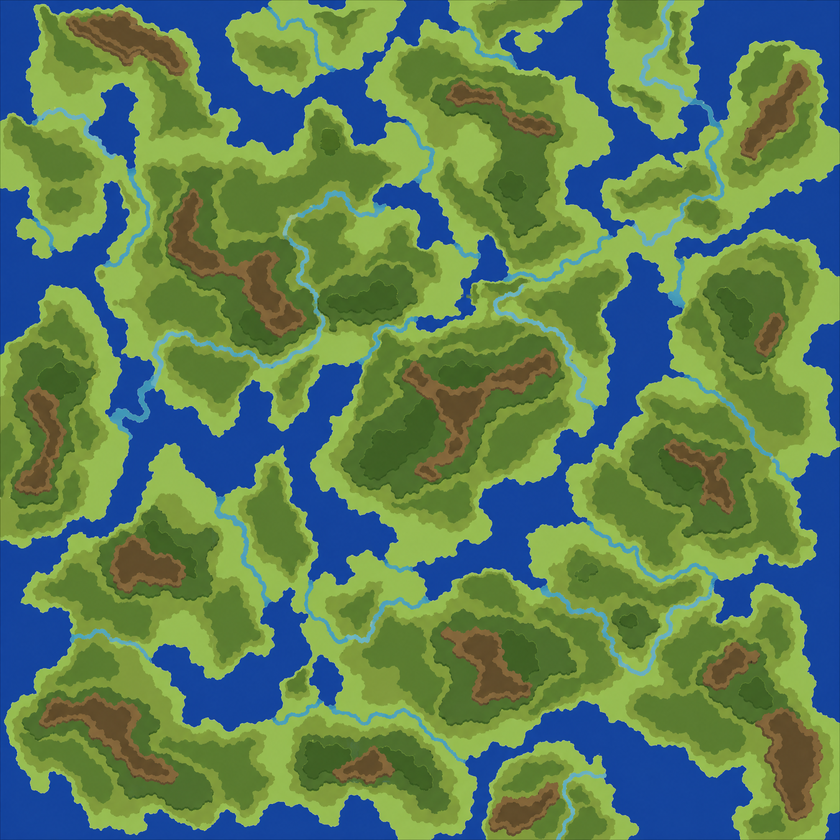
#> input picture y3-maker-config/skills/y3-gen-terrain-from-image/output/07/cropped.png, 840 x 840 px, shrunk from 2048 x 2048 before the run
$ python cv_cluster.py ../output/07/cropped.png
#> lines starting #> are read from the running program, lines starting #| are printed output that depends on the picture
#!/usr/bin/env python3
# -*- coding: utf-8 -*-
import sys, io
sys.stdout = io.TextIOWrapper(sys.stdout.buffer, encoding='utf-8', errors='replace')
sys.stderr = io.TextIOWrapper(sys.stderr.buffer, encoding='utf-8', errors='replace')
"""
cv_cluster.py — Phase 1: CV 聚类

对图片做 K-means 聚类，输出：
  - palette.json  — 每个簇的 HSV/BGR 值、像素占比
  - palette.png   — 色板可视化图片
  - cluster_preview.png — 像素分辨率预览图（每像素用簇的平均颜色着色）
  - labels.npy    — 高分辨率聚类标签矩阵（供 cv_downsample.py 使用）

用法:
  python cv_cluster.py <image_path> --k 15 --output-dir <dir> [--crop x1,y1,x2,y2] [--no-auto-crop]

注意: 本脚本不做下采样，不需要地图尺寸参数。
      下采样由 cv_downsample.py 完成。
"""

import json
import sys
import os
import argparse
import numpy as np
import cv2


def load_and_crop(image_path, crop_str=None, auto_crop=True):
    """读取图片，支持手动裁剪和自动裁剪边缘文字区域"""
    if not os.path.exists(image_path):
        print(f"[ERROR] 图片不存在: {image_path}")
        sys.exit(1)
    img = cv2.imread(image_path, cv2.IMREAD_COLOR)
    if img is None:
        print(f"[ERROR] 无法读取图片: {image_path}")
        sys.exit(1)
    print(f"  原始尺寸: {img.shape[1]}x{img.shape[0]}")

    if crop_str:
        parts = [int(x) for x in crop_str.split(",")]
        x1, y1, x2, y2 = parts
        img = img[y1:y2, x1:x2]
        print(f"  手动裁剪后: {img.shape[1]}x{img.shape[0]}")
    elif auto_crop:
        img = auto_crop_borders(img)

    return img


def auto_crop_borders(img):
    """
    自动检测并裁剪图片四条边的文字说明/图例/纯色边框区域。

    原理：对每条边做逐行/逐列扫描，检测两个特征：
    1. 颜色方差极低（纯色背景条带，如白底、黑底、灰底）
    2. 高对比度文字特征（大面积浅色背景中夹杂深色像素，或反之）

    从边缘向内扫描，一旦遇到"丰富颜色行/列"就停止裁剪。
    安全阈值：最多裁掉每条边 30% 的宽/高，防止误裁地图主体。
    """
    h, w = img.shape[:2]
    gray = cv2.cvtColor(img, cv2.COLOR_BGR2GRAY)
    hsv = cv2.cvtColor(img, cv2.COLOR_BGR2HSV)
    sat = hsv[:, :, 1]  # 饱和度通道

    max_crop_ratio = 0.30  # 每条边最多裁 30%

    sat_threshold = 25
    std_threshold = 60
    min_sat_rich = 30

    def is_border_strip(strip_gray, strip_sat):
        """判断一条行/列像素是否属于边框/文字区域"""
        mean_sat = np.mean(strip_sat)
        std_gray = np.std(strip_gray)

        if mean_sat < sat_threshold:
            return True
        if mean_sat < min_sat_rich and std_gray < 15:
            return True
        return False

    # --- 扫描上边 ---
    top = 0
    max_top = int(h * max_crop_ratio)
    for y in range(max_top):
        if is_border_strip(gray[y, :], sat[y, :]):
            top = y + 1
        else:
            break

    # --- 扫描下边 ---
    bottom = h
    max_bottom = h - int(h * max_crop_ratio)
    for y in range(h - 1, max_bottom - 1, -1):
        if is_border_strip(gray[y, :], sat[y, :]):
            bottom = y
        else:
            break

    # --- 扫描左边 ---
    left = 0
    max_left = int(w * max_crop_ratio)
    for x in range(max_left):
        if is_border_strip(gray[:, x], sat[:, x]):
            left = x + 1
        else:
            break

    # --- 扫描右边 ---
    right = w
    max_right = w - int(w * max_crop_ratio)
    for x in range(w - 1, max_right - 1, -1):
        if is_border_strip(gray[:, x], sat[:, x]):
            right = x
        else:
            break

    # 应用裁剪
    if top > 0 or bottom < h or left > 0 or right < w:
        crop_area = (right - left) * (bottom - top)
        orig_area = w * h
        if crop_area < orig_area * 0.4:
            print(f"  ⚠️ 自动裁剪面积过大 ({100 - crop_area*100/orig_area:.0f}%)，跳过自动裁剪")
            return img

        print(f"  🔍 自动裁剪检测: 上={top}px 下={h-bottom}px 左={left}px 右={w-right}px")
        img = img[top:bottom, left:right]
        print(f"  ✂️ 自动裁剪后: {img.shape[1]}x{img.shape[0]}")
    else:
        print(f"  ✅ 未检测到边缘文字区域，无需裁剪")

    return img


def kmeans_cluster(img, k, hsv_weights=(2.0, 1.0, 0.3)):
    """对 BGR 图像做 K-means 聚类，返回 (labels_2d, centers_bgr, centers_hsv)

    Args:
        img: BGR 图像
        k: 聚类数
        hsv_weights: HSV 通道权重 (w_h, w_s, w_v)，明度(V)降权可减少
                     深浅（高度信息）对聚类的影响，使色相主导聚类结果。
    """
    hsv = cv2.cvtColor(img, cv2.COLOR_BGR2HSV)
    h, w = hsv.shape[:2]
    pixels = hsv.reshape(-1, 3).astype(np.float32)

    # 应用 HSV 通道权重：H 主导聚类，V 降权（深浅=高度信息，非纹理差异）
    weights = np.array(hsv_weights, dtype=np.float32)
    weighted_pixels = pixels * weights
    print(f"  HSV 权重: H={hsv_weights[0]}, S={hsv_weights[1]}, V={hsv_weights[2]}")

    criteria = (cv2.TERM_CRITERIA_EPS + cv2.TERM_CRITERIA_MAX_ITER, 100, 1.0)
    _, labels, centers_hsv = cv2.kmeans(
        weighted_pixels, k, None, criteria, attempts=10, flags=cv2.KMEANS_PP_CENTERS
    )
    labels_2d = labels.flatten().reshape(h, w)

    # 计算每个簇的 BGR 中心（用于预览着色）
    centers_bgr = []
    for i in range(k):
        mask = (labels_2d == i)
        if mask.sum() > 0:
            mean_bgr = img[mask].mean(axis=0).astype(np.uint8)
            centers_bgr.append(mean_bgr)
        else:
            centers_bgr.append(np.array([128, 128, 128], dtype=np.uint8))

    return labels_2d, np.array(centers_bgr), centers_hsv


def generate_preview(labels_2d, centers_bgr, output_path):
    """生成像素分辨率预览图，每像素用该簇的真实平均颜色着色"""
    h, w = labels_2d.shape
    preview = np.zeros((h, w, 3), dtype=np.uint8)
    for i, bgr in enumerate(centers_bgr):
        mask = (labels_2d == i)
        preview[mask] = bgr
    cv2.imwrite(output_path, preview)
    print(f"  预览图: {output_path}")


def generate_labeled_preview(labels_2d, centers_bgr, output_path):
    """生成带簇 ID 标注的预览图。

    在每个簇的最大连通区域的质心位置叠加簇 ID 数字，
    方便用户对照 palette 表格确认每个簇在图上的位置。
    文字使用对比色（亮底黑字、暗底白字）确保可读性。
    """
    h, w = labels_2d.shape
    k = len(centers_bgr)

    # 先画底图
    preview = np.zeros((h, w, 3), dtype=np.uint8)
    for i, bgr in enumerate(centers_bgr):
        mask = (labels_2d == i)
        preview[mask] = bgr

    # 根据图片尺寸自适应字号
    font = cv2.FONT_HERSHEY_SIMPLEX
    base_dim = min(h, w)
    if base_dim >= 800:
        font_scale = 1.2
        thickness = 3
    elif base_dim >= 400:
        font_scale = 0.8
        thickness = 2
    else:
        font_scale = 0.5
        thickness = 1

    for i in range(k):
        mask_i = (labels_2d == i).astype(np.uint8)
        if mask_i.sum() == 0:
            continue

        # 找到该簇最大连通区域的质心
        num_cc, cc_labels, stats, centroids = cv2.connectedComponentsWithStats(
            mask_i, connectivity=8)

        if num_cc <= 1:
            continue

        # stats: [x, y, w, h, area], 跳过 label=0 (背景)
        areas = stats[1:, cv2.CC_STAT_AREA]
        largest_cc_idx = areas.argmax() + 1  # +1 因为跳过了背景
        cx, cy = centroids[largest_cc_idx]
        cx, cy = int(cx), int(cy)

        # 确保标注不超出图片边界
        cx = max(10, min(cx, w - 10))
        cy = max(20, min(cy, h - 10))

        # 文字对比色：亮底用黑字，暗底用白字
        bgr = centers_bgr[i]
        brightness = int(bgr[0]) * 0.114 + int(bgr[1]) * 0.587 + int(bgr[2]) * 0.299
        text_color = (0, 0, 0) if brightness > 128 else (255, 255, 255)
        outline_color = (255, 255, 255) if brightness > 128 else (0, 0, 0)

        label_text = str(i)
        # 先画轮廓（提高可读性）
        cv2.putText(preview, label_text, (cx - 5, cy + 5),
                    font, font_scale, outline_color, thickness + 2)
        # 再画正文
        cv2.putText(preview, label_text, (cx - 5, cy + 5),
                    font, font_scale, text_color, thickness)

    cv2.imwrite(output_path, preview)
    print(f"  标注预览图: {output_path}")


def generate_palette(k, centers_bgr, centers_hsv, labels_2d, output_path):
    """生成色板信息图 + JSON，展示每个簇的颜色、HSV 值、占比"""
    total = labels_2d.size
    flat = labels_2d.flatten()

    clusters_info = []
    for i in range(k):
        count = int((flat == i).sum())
        pct = count * 100.0 / total
        bgr = centers_bgr[i]
        hsv = centers_hsv[i]
        clusters_info.append({
            "cluster_id": i,
            "bgr": [int(bgr[0]), int(bgr[1]), int(bgr[2])],
            "rgb": [int(bgr[2]), int(bgr[1]), int(bgr[0])],
            "hsv_opencv": [float(hsv[0]), float(hsv[1]), float(hsv[2])],
            "hsv_human": {
                "h": round(float(hsv[0]) * 2, 1),  # 0-360
                "s": round(float(hsv[1]) / 2.55, 1),  # 0-100%
                "v": round(float(hsv[2]) / 2.55, 1)   # 0-100%
            },
            "count": count,
            "percentage": round(pct, 1)
        })

    # 按占比排序
    clusters_info.sort(key=lambda x: -x["percentage"])

    # 输出 JSON
    json_path = output_path.replace(".png", ".json")
    with open(json_path, "w", encoding="utf-8") as f:
        json.dump(clusters_info, f, indent=2, ensure_ascii=False)
    print(f"  色板 JSON: {json_path}")

    # 生成色板图片
    swatch_h = 40
    swatch_w = 60
    text_w = 320
    img_h = k * swatch_h + 20
    img_w = swatch_w + text_w + 20
    palette_img = np.ones((img_h, img_w, 3), dtype=np.uint8) * 255

    for idx, ci in enumerate(clusters_info):
        y = idx * swatch_h + 10
        bgr = ci["bgr"]
        cv2.rectangle(palette_img, (10, y), (10 + swatch_w, y + swatch_h - 4),
                       (int(bgr[0]), int(bgr[1]), int(bgr[2])), -1)
        cv2.rectangle(palette_img, (10, y), (10 + swatch_w, y + swatch_h - 4),
                       (0, 0, 0), 1)

        hsv_h = ci["hsv_human"]
        text = f"#{ci['cluster_id']:2d}  H={hsv_h['h']:5.1f} S={hsv_h['s']:4.1f}% V={hsv_h['v']:4.1f}%  {ci['percentage']:4.1f}%"
        cv2.putText(palette_img, text, (10 + swatch_w + 8, y + 25),
                    cv2.FONT_HERSHEY_SIMPLEX, 0.42, (0, 0, 0), 1)

    cv2.imwrite(output_path, palette_img)
    print(f"  色板图片: {output_path}")

    # 控制台输出
    print(f"\n  簇色板 (K={k}):")
    for ci in clusters_info:
        h = ci["hsv_human"]
        bar = "█" * max(1, int(ci["percentage"] / 2))
        print(f"    簇{ci['cluster_id']:2d}: H={h['h']:5.1f}° S={h['s']:4.1f}% V={h['v']:4.1f}%  "
              f"{ci['percentage']:5.1f}% {bar}")

    return clusters_info


def main():
    parser = argparse.ArgumentParser(description="CV 聚类 Phase 1 — 聚类 + 预览 + 色板 + labels.npy")
    parser.add_argument("image_path", help="图片路径")
    parser.add_argument("--k", type=int, default=15, help="K-means 聚类数 (默认 15)")
    parser.add_argument("--crop", default=None, help="手动裁剪区域 x1,y1,x2,y2（优先于自动裁剪）")
    parser.add_argument("--no-auto-crop", action="store_true", help="禁用自动裁剪边缘文字区域")
    parser.add_argument("--hsv-weights", default="2.0,1.0,0.3",
                        help="HSV 通道权重 h,s,v（默认 2.0,1.0,0.3，V降权减少深浅对聚类的影响）")
    parser.add_argument("--output-dir", default=".", help="输出目录")
    args = parser.parse_args()

    os.makedirs(args.output_dir, exist_ok=True)

    # Step 1: 读取图片（自动裁剪边缘文字/图例）
    print("[Step 1] 读取图片 ...")
    img = load_and_crop(args.image_path, args.crop, auto_crop=not args.no_auto_crop)
#> in load_and_crop, img is the input picture: shape (840, 840, 3); mean B, G, R 87.4, 127.1, 93.7
#> in auto_crop_borders, `sat = hsv[:, :, 1]`:
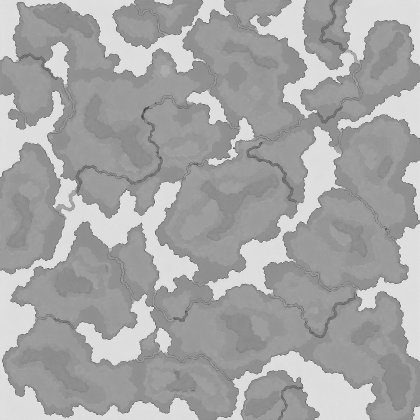
#> sat: shape (840, 840) (shown at 1/2 size); min 35, max 255, mean 165.7
#> the loop in auto_crop_borders, `for y in range(max_top):` made 1 pass
#> (mean_sat in is_border_strip, std_gray in is_border_strip) on pass 1: (192.6, 37.31)
#> the loop in auto_crop_borders, `for y in range(h - 1, max_bottom - 1, -1):` made 1 pass
#> (mean_sat in is_border_strip, std_gray in is_border_strip) on pass 1: (197.5, 34.29)
#> the loop in auto_crop_borders, `for x in range(max_left):` made 1 pass
#> (mean_sat in is_border_strip, std_gray in is_border_strip) on pass 1: (201.1, 33.36)
#> the loop in auto_crop_borders, `for x in range(w - 1, max_right - 1, -1):` made 1 pass
#> (mean_sat in is_border_strip, std_gray in is_border_strip) on pass 1: (207.8, 36.32)

    # Step 1b: 保存裁剪后的图片（供后续 Round 使用）
    cropped_path = os.path.join(args.output_dir, "cropped.png")
    cv2.imwrite(cropped_path, img)
    print(f"  裁剪后图片已保存: {cropped_path} ({img.shape[1]}x{img.shape[0]})")

    # Step 2: K-means 聚类
    print(f"\n[Step 2] K-means 聚类 (K={args.k}) ...")
    hsv_weights = tuple(float(x) for x in args.hsv_weights.split(","))
    labels_2d, centers_bgr, centers_hsv = kmeans_cluster(img, args.k, hsv_weights)
#> in kmeans_cluster, `_, labels, centers_hsv = cv2.kmeans( weighted_pixels, k, None, criteri..`: centers_hsv = 15 rows, first 8: [214.5, 183.3, 49.03], [76.43, 155.3, 46.41], [192.6, 117.3, 53.66], [89.84, 149.3, 33.08], [37.98, 139.8, 29.19], [219.5, 221.3, 46.96], [80.89, 143.7, 56.42], [123.3, 68.74, 50.05]
#> in kmeans_cluster, `labels_2d = labels.flatten().reshape(h, w)`:
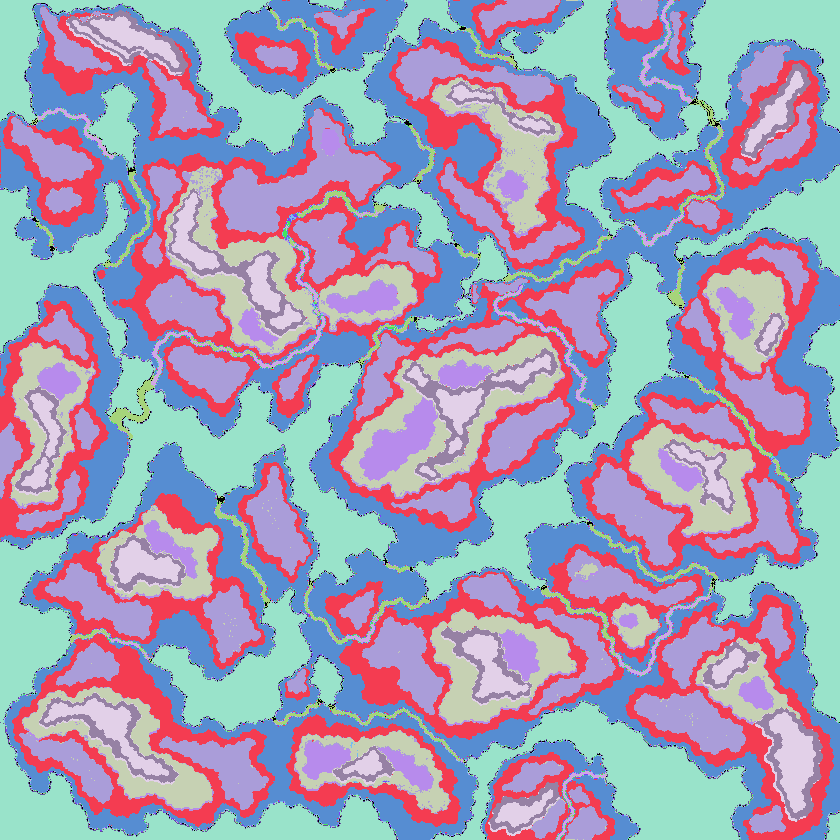
#> labels_2d: shape (840, 840) int32; 15 distinct labels, from 0 to 14; one colour per label, 0 black
#> the loop in kmeans_cluster, `for i in range(k):` made 15 passes
#> mean_bgr on passes 1 to 4: [163, 96, 45], [60, 154, 128], [178, 161, 96], [45, 110, 78]
#> pass 1, in kmeans_cluster, `mask = (labels_2d == i)`:
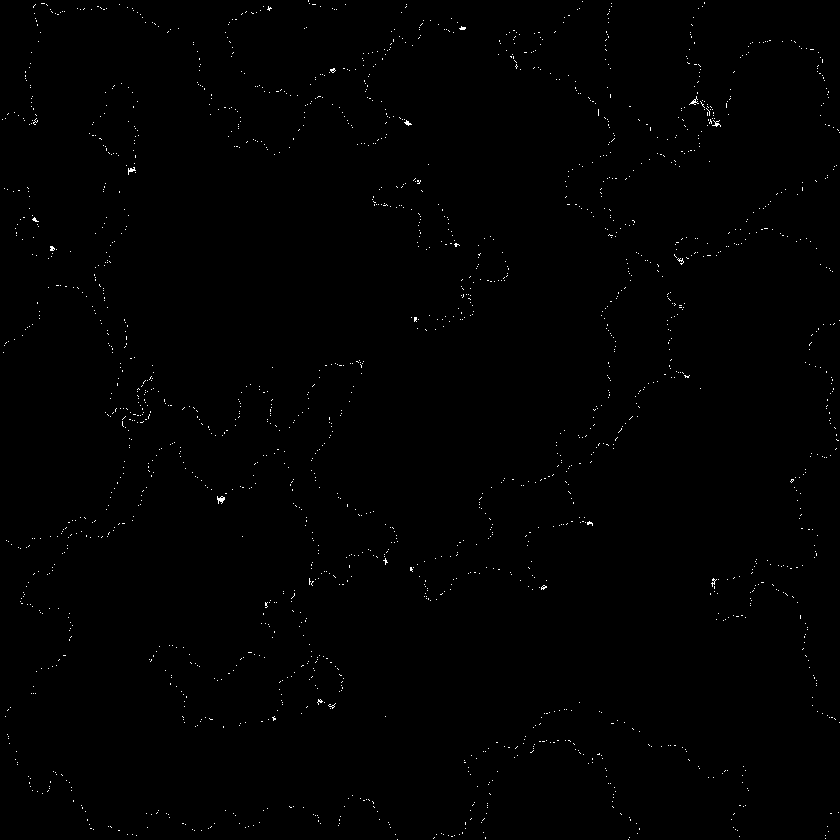
#> mask: shape (840, 840) bool; 0.42% white in thin lines or dots
#> after the loop in kmeans_cluster, `for i in range(k):`: centers_bgr = [[163, 96, 45], [60, 154, 128], [178, 161, 96], [45, 110, 78], [43, 77, 97], [156, 67, 20], [82, 188, 151], [127, 166, 125], [106, 180, 144], [58, 101, 129], [48, 123, 90], [181, 150, 73], [147, 155, 107], [36, 96, 63], [159, 60, 12]]
#> centers_bgr = 15 rows, first 8: [163, 96, 45], [60, 154, 128], [178, 161, 96], [45, 110, 78], [43, 77, 97], [156, 67, 20], [82, 188, 151], [127, 166, 125]

    # Step 3: 保存 labels.npy（高分辨率聚类标签）
    print(f"\n[Step 3] 保存 labels.npy ...")
    labels_path = os.path.join(args.output_dir, "labels.npy")
    np.save(labels_path, labels_2d.astype(np.int32))
    print(f"  labels.npy: {labels_path}  shape={labels_2d.shape} dtype=int32")

    # Step 4: 保存 centers（供 downsample 使用）
    centers_bgr_path = os.path.join(args.output_dir, "centers_bgr.npy")
    np.save(centers_bgr_path, centers_bgr)
    print(f"  centers_bgr.npy: {centers_bgr_path}")

    # Step 5: 生成像素分辨率预览图
    print(f"\n[Step 4] 生成预览图 ...")
    generate_preview(labels_2d, centers_bgr,
                     os.path.join(args.output_dir, "cluster_preview.png"))
#> the loop in generate_preview, `for i, bgr in enumerate(centers_bgr):` made 15 passes

    # Step 5b: 生成带簇 ID 标注的预览图
    print(f"\n[Step 4b] 生成标注预览图 ...")
    generate_labeled_preview(labels_2d, centers_bgr,
                             os.path.join(args.output_dir, "cluster_preview_labeled.png"))
#> in generate_labeled_preview, `k = len(centers_bgr)`: k = 15
#> the loop in generate_labeled_preview, `for i, bgr in enumerate(centers_bgr):` made 15 passes
#> the loop in generate_labeled_preview, `for i in range(k):` made 15 passes
#> (num_cc, largest_cc_idx, cx, cy, bgr, brightness, text_color, outline_color) on passes 1 to 3: (1934, 1239, 220, 499, [163, 96, 45], 88.39, (255, 255, 255), (0, 0, 0)), (1001, 819, 139, 737, [60, 154, 128], 135.5, (0, 0, 0), (255, 255, 255)), (2063, 821, 546, 340, [178, 161, 96], 143.5, (0, 0, 0), (255, 255, 255))
#> after the loop in generate_labeled_preview, `for i in range(k):`:
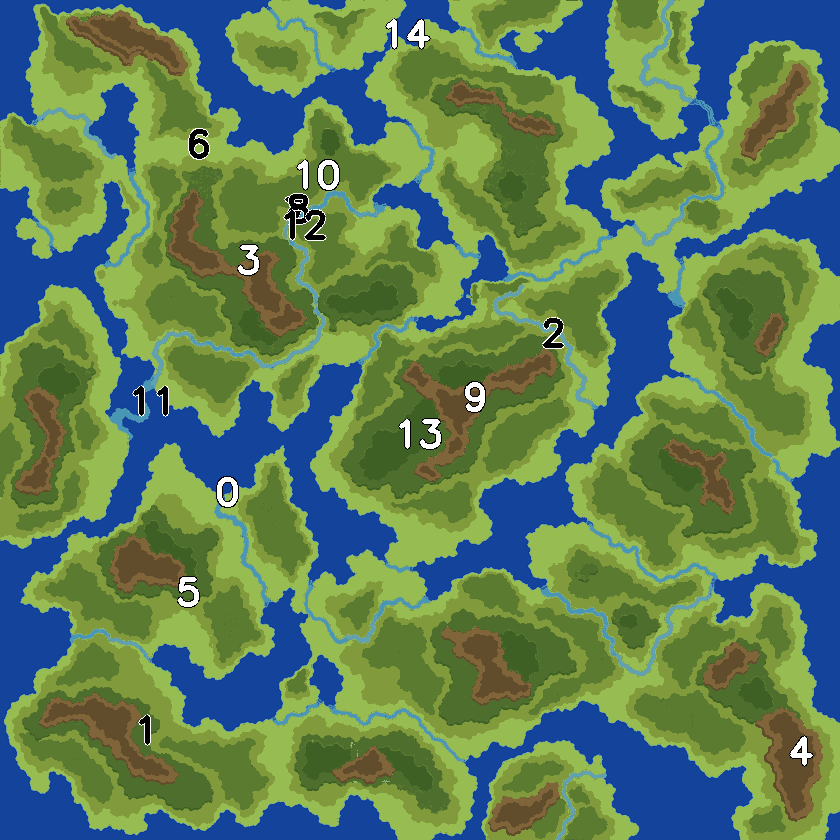
#> preview: shape (840, 840, 3); mean of channels 0, 1, 2 87.7, 126.7, 93.7; drawn as B, G, R

    # Step 6: 生成色板
    print(f"\n[Step 5] 生成色板 ...")
    generate_palette(
        args.k, centers_bgr, centers_hsv, labels_2d,
        os.path.join(args.output_dir, "palette.png")
    )
#> the loop in generate_palette, `for i in range(k):` made 15 passes
#> (count, pct, bgr, hsv) on passes 1 to 4: (2989, 0.424, [163, 96, 45], [214.5, 183.3, 49.03]), (124409, 17.63, [60, 154, 128], [76.43, 155.3, 46.41]), (6803, 0.964, [178, 161, 96], [192.6, 117.3, 53.66]), (57507, 8.15, [45, 110, 78], [89.84, 149.3, 33.08])
#> after the loop in generate_palette, `for i in range(k):`: clusters_info = 15 items
#> the loop in generate_palette, `for idx, ci in enumerate(clusters_info):` made 15 passes
#> (y, bgr, text) on passes 2, 3, 4, 7: (50, [82, 188, 151], '# 6  H=161.8 S=56.4% V=22.1%  21.4%'), (90, [60, 154, 128], '# 1  H=152.9 S=60.9% V=18.2%  17.6%'), (130, [48, 123, 90], '#10  H=172.1 S=61.2% V=14.6%  16.1%'), (250, [58, 101, 129], '# 9  H= 72.4 S=54.9% V=15.2%   2.8%')
#> after the loop in generate_palette, `for idx, ci in enumerate(clusters_info):`:
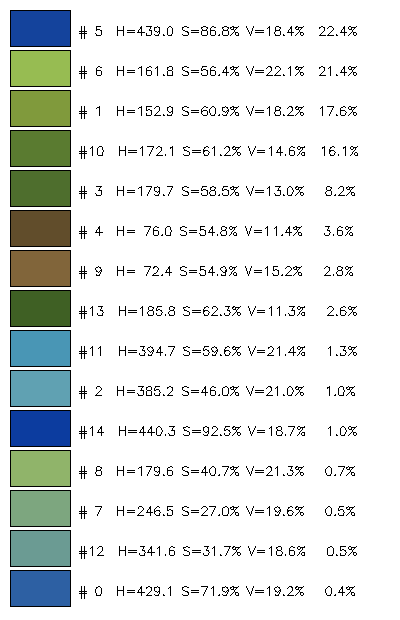
#> palette_img: shape (620, 400, 3); mean of channels 0, 1, 2 225.2, 227.6, 223.3; drawn as B, G, R
#> the loop in generate_palette, `for ci in clusters_info:` made 15 passes
#> (h, bar) on passes 1 to 4: ({'h': 439, 's': 86.8, 'v': 18.4}, '███████████'), ({'h': 161.8, 's': 56.4, 'v': 22.1}, '██████████'), ({'h': 152.9, 's': 60.9, 'v': 18.2}, '████████'), ({'h': 172.1, 's': 61.2, 'v': 14.6}, '████████')

    print("\n✅ Phase 1 聚类完成！")
    print(f"   → cluster_preview.png  (像素分辨率预览)")
    print(f"   → cluster_preview_labeled.png  (带簇 ID 标注预览)")
    print(f"   → palette.png + palette.json  (簇色板)")
    print(f"   → labels.npy  (高分辨率聚类标签)")
    print(f"   → centers_bgr.npy  (簇 BGR 中心)")
    print(f"\n   下一步：AI 预分类识别线性特征簇 → cv_downsample.py 加权下采样")


if __name__ == "__main__":
    main()
